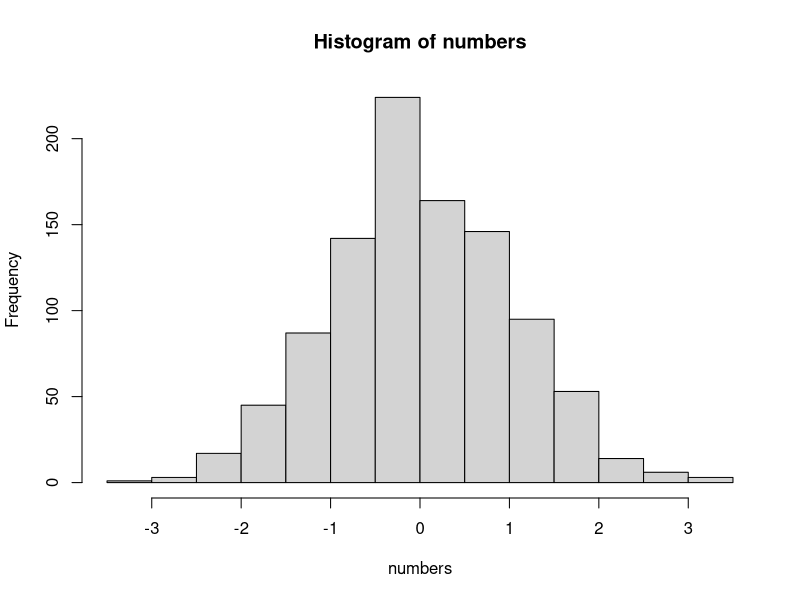

Write the R code that produced this figure.
## ---- chunk 1
#| echo: FALSE

numbers <- rnorm(1000, mean = 0, sd = 1)
hist(numbers)
## ---- chunk 2
#| label: suma-simple

1 + 1
## ---- chunk 3
iris[1:5, ]
## ---- chunk 4
library(knitr)
kable(iris[1:5, ], 
      caption = "Una tabla hecha con knitr. Queda mejor, ¿no?"
)
## ---- chunk 5
#| echo: FALSE
